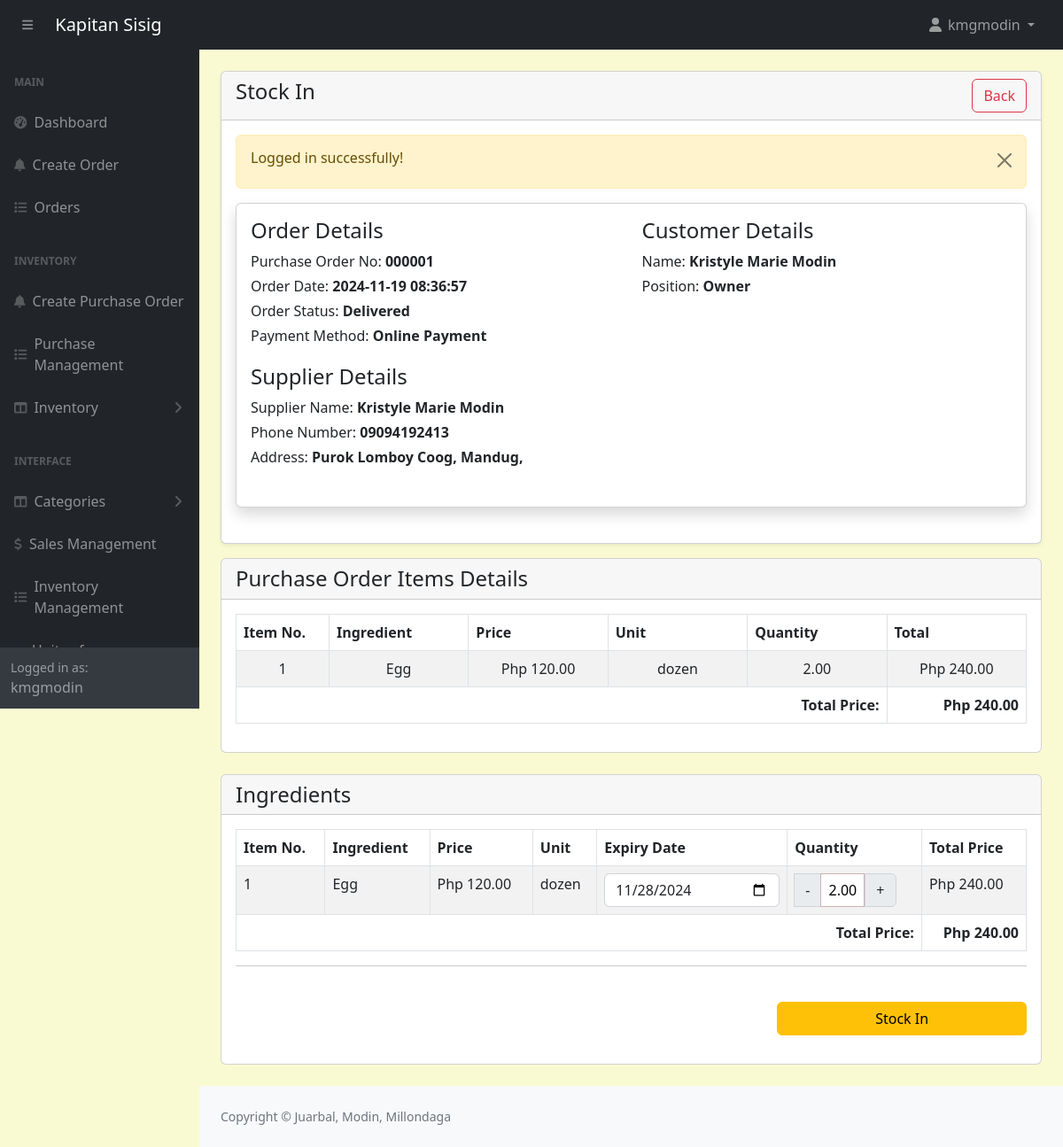
The app's page /admin/purchase-order-stock-in.php?track=000001 (signed in) with its own data.
### tables this page shows
CREATE TABLE `purchaseorders` (
  `id` int(11) NOT NULL,
  `customer_id` int(11) NOT NULL,
  `tracking_no` varchar(100) NOT NULL,
  `invoice_no` varchar(100) NOT NULL,
  `total_amount` varchar(100) NOT NULL,
  `order_date` datetime NOT NULL,
  `order_status` varchar(100) NOT NULL,
  `ingPayment_mode` varchar(100) NOT NULL,
  `order_placed_by_id` varchar(100) NOT NULL,
  `supplierName` varchar(100) NOT NULL
);

CREATE TABLE `suppliers` (
  `id` int(11) NOT NULL,
  `firstname` varchar(191) NOT NULL,
  `lastname` varchar(191) NOT NULL,
  `phonenumber` varchar(191) NOT NULL,
  `address` varchar(191) NOT NULL
);

CREATE TABLE `ingredients_items` (
  `id` int(11) NOT NULL,
  `order_id` int(11) NOT NULL,
  `ingredient_id` int(11) NOT NULL,
  `unit_id` int(11) NOT NULL,
  `price` decimal(10,2) NOT NULL,
  `quantity` decimal(10,2) NOT NULL
);

CREATE TABLE `ingredients` (
  `id` int(11) NOT NULL,
  `name` varchar(191) NOT NULL,
  `unit_id` int(11) NOT NULL,
  `category` varchar(191) NOT NULL,
  `quantity` decimal(10,2) NOT NULL,
  `reorder_point` decimal(10,2) NOT NULL
);

CREATE TABLE `units_of_measure` (
  `id` int(11) NOT NULL,
  `category_id` int(11) DEFAULT NULL,
  `uom_name` varchar(255) DEFAULT NULL,
  `type` enum('reference','bigger','smaller') DEFAULT NULL,
  `ratio` decimal(10,5) DEFAULT NULL,
  `active` tinyint(1) DEFAULT 1,
  `rounding_precision` decimal(10,5) DEFAULT NULL
);

### admin/purchase-order-stock-in.php (the view, shortened to what this page needs)
<?php
include('includes/header.php');
if (isset($_GET['track'])) {
    $order_track = $_GET['track'];
}
if (!isset($_SESSION['siItems']) || empty($_SESSION['siItems'])) {
    $query = "SELECT po.*, ii.ingredient_id, ii.quantity, ii.price, i.name AS ingredient_name, u.uom_name as unit_name, u.id as unit_id
              FROM purchaseOrders po
              JOIN ingredients_Items ii ON po.id = ii.order_id
              JOIN ingredients i ON ii.ingredient_id = i.id
              JOIN units_of_measure u ON ii.unit_id = u.id
              WHERE po.tracking_no = '$order_track'";
    $orders = mysqli_query($conn, $query);
}
?>
<div class="container-fluid px-4">
    <div class="card mt-4 shadow-sm">
        <div class="card-header">
            <h4 class="mb-0">Stock In
                <a href="purchase-orders.php" class="btn btn-outline-danger float-end">Back</a>
            </h4>
        </div>
        <div class="card-body">
            <?php
            $query = "SELECT po.*, a.* FROM purchaseOrders po, admins a WHERE
                        a.id = po.customer_id AND tracking_no='$order_track'
                        ORDER BY po.id DESC";
            $orders = mysqli_query($conn, $query);
            if($orders && mysqli_num_rows($orders) > 0){
                $orderData = mysqli_fetch_assoc($orders);
                $supplierName = $orderData['supplierName'];
                $supplier = mysqli_query($conn, "SELECT * FROM suppliers WHERE id = '$supplierName' LIMIT 1");
                $supplierData = mysqli_fetch_assoc($supplier);
            ?>
            <div class="card card-body shadow border-1 mb-4 ">
                <div class="row">
                    <div class="col-md-6">
                        <h4>Order Details</h4>
                        <label class="mb-1">
                            Purchase Order No: <span class="fw-bold"><?= htmlspecialchars($orderData['tracking_no'], ENT_QUOTES, 'UTF-8'); ?></span>
                        </label>
                        <br/>
                        <label class="mb-1">
                            Order Date: <span class="fw-bold"><?= htmlspecialchars($orderData['order_date'], ENT_QUOTES, 'UTF-8'); ?></span>
                        </label>
                        <br/>
                        <label class="mb-1">
                            Order Status: <span class="fw-bold"><?= htmlspecialchars($orderData['order_status'], ENT_QUOTES, 'UTF-8'); ?></span>
                        </label>
                        <br/>
                        <label class="mb-1">
                            Payment Method: <span class="fw-bold"><?= htmlspecialchars($orderData['ingPayment_mode'], ENT_QUOTES, 'UTF-8'); ?></span>
                        </label>
                        <br/>
                    </div>
                    <div class="col-md-6">
                        <h4>Customer Details</h4>
                        <label class="mb-1">
                            Name: <span class="fw-bold"><?= htmlspecialchars($orderData['firstname'], ENT_QUOTES, 'UTF-8'); ?> <?= htmlspecialchars($orderData['lastname'], ENT_QUOTES, 'UTF-8'); ?></span>
                        </label>
                        <br/>
                        <label class="mb-1">
                            Position:
                            <span class="fw-bold">
                                <?= $orderData['position'] == 1 ? 'Owner' : 'Employee'?>
                            </span>
                        </label>
                        <br/>
                        <br/>
                    </div>
                    <div class="col-md-6 pt-3">
                        <h4>Supplier Details</h4>
                        <label class="mb-1">
                            Supplier Name: <span class="fw-bold"><?= htmlspecialchars($supplierData['firstname'], ENT_QUOTES, 'UTF-8'); ?> <?= htmlspecialchars($supplierData['lastname'], ENT_QUOTES, 'UTF-8'); ?></span>
                        </label>
                        <br/>
                        <label class="mb-1">
                            Phone Number: <span class="fw-bold"><?= htmlspecialchars($supplierData['phonenumber'], ENT_QUOTES, 'UTF-8'); ?></span>
                        </label>
                        <br/>
                        <label class="mb-1">
                            Address: <span class="fw-bold"><?= htmlspecialchars($supplierData['address'], ENT_QUOTES, 'UTF-8'); ?></span>
                        </label>
                        <br/>
                        <br/>
                    </div>
                </div>
            </div>
        </div>
    </div>
    <div class="card mt-3 mb-4">
        <div class="card-header">
            <h4 class="mb-0">Purchase Order Items Details</h4>
        </div>
        <div class="card-body">
        <?php
                       $orderItemQuery = "
                       SELECT
                           ii.quantity as orderItemQuantity,
                           ii.price as orderItemPrice,
                           i.name as ingredientName,
                           uom.uom_name as unit_name
                       FROM purchaseOrders po
                       JOIN ingredients_items ii ON ii.order_id = po.id
                       JOIN ingredients i ON i.id = ii.ingredient_id
                       JOIN units_of_measure uom ON uom.id = ii.unit_id
                       WHERE po.tracking_no = '$order_track'
                        ";
                        $orderItemsRes = mysqli_query($conn, $orderItemQuery);
                        $i = 1;
                        if($orderItemsRes){
                            if(mysqli_num_rows($orderItemsRes) > 0){
                                $totalAmount = 0;
                                ?>
                                    <table class="table table-bordered table-striped">
                                        <thead>
                                            <tr>
                                                <th>Item No. </th>
                                                <th>Ingredient</th>
                                                <th>Price</th>
                                                <th>Unit</th>
                                                <th>Quantity</th>
                                                <th>Total</th>
                                            </tr>
                                        </thead>
                                        <tbody>
                                            <?php while($orderItemRow = mysqli_fetch_assoc($orderItemsRes)): ?>
                                                <tr>
                                                    <td width="10%" class=" text-center">
                                                        <?= $i++; ?>
                                                    </td>
                                                    <td width="15%" class=" text-center">
                                                        <?= $orderItemRow['ingredientName'];?>
                                                    </td>
                                                    <td width="15%" class="text-center">
                                                        Php <?= number_format($orderItemRow['orderItemPrice'], 2); ?>
                                                    </td>
                                                    <td width="15%" class=" text-center">
                                                        <?= $orderItemRow['unit_name'];?>
                                                    </td>
                                                    <td width="15%" class="text-center">
                                                        <?= $orderItemRow['orderItemQuantity']; ?>
                                                    </td>
                                                    <td width="15%" class="text-center">
                                                        Php <?= number_format($orderItemRow['orderItemPrice'] * $orderItemRow['orderItemQuantity'], 2); ?>
                                                    </td>
                                                </tr>
                                                <?php $totalAmount += $orderItemRow['orderItemPrice'] * $orderItemRow['orderItemQuantity']; ?>
                                            <?php endwhile; ?>
                                            <tr>
                                                <td colspan="5" class="text-end fw-bold">Total Price: </td>
                                                <td colspan="1" class="text-end fw-bold">Php <?= number_format($totalAmount, 2); ?></td>
                                            </tr>
                                        </tbody>
                                    </table>
                                <?php
                            }else{
                                echo ' <h5>No record Found!</h5>';
                                return false;
                            }
                        }else{
                            echo ' <h5>No record Found!</h5>';
                            return false;
                        }
                    ?>
        </div>
    </div>
    <div class="card mt-3 mb-4">
        <div class="card-header">
            <h4 class="mb-0">Ingredients</h4>
        </div>
        <div class="card-body" id="siArea">
            <?php
            } $i = 1;
            if (isset($_SESSION['siItems'])) {
                $sessionIngredients = $_SESSION['siItems'];
                if (!empty($sessionIngredients)) {
            ?>
                <div class="mb-3" id="siContent">
                    <table class="table table-bordered table-striped">
                        <thead>
                            <tr>
                                <th>Item No.</th>
                                <th>Ingredient</th>
                                <th>Price</th>
                                <th>Unit</th>
                                <th>Expiry Date</th>
                                <th>Quantity</th>
                                <th>Total Price</th>
                            </tr>
                        </thead>
                        <tbody>
                        <?php
                        $totalAmount = 0;
                        foreach ($sessionIngredients as $key => $item) :
                            $itemTotal = $item['price'] * $item['quantity'];
                            $totalAmount += $itemTotal;
                        ?>
                            <tr>
                                <td><?= $i++ ?></td>
                                <td><?= $item['name']; ?></td>
                                <td>Php <?= $item['price']; ?></td>
                                <td><?= $item['unit_name']; ?></td>
                                <td>
                                    <input type="date" id="expiry_date_<?= $item['ingredient_id']; ?>"
                                        name="expiry_date[<?= $item['ingredient_id']; ?>]"
                                        value="<?= $item['expiryDate']; ?>"
                                        class="form-control" required
                                        onchange="updateExpiryDate(<?= $item['ingredient_id']; ?>)">
                                </td>
                                <td>
                                    <div class="input-group qtyBox">
                                        <button class="input-group-text si-decrement">-</button>
                                        <input type="decimal" min="0" value="<?= $item['quantity']; ?>" class="qty quantityInput" />
                                        <button class="input-group-text si-increment">+</button>
                                    </div>
                                </td>
                                <td>Php <?= number_format($itemTotal, 2); ?></td>
                            </tr>
                        <?php endforeach; ?>
                            <tr>
                                <td colspan="6" class="text-end fw-bold">Total Price: </td>
                                <td colspan="1" class="text-end fw-bold">Php <?= number_format($totalAmount, 2); ?></td>
                            </tr>
                    </tbody>
                    </table>
                    <div>
                        <hr>
                        <div class="row">
                            <div class="col-md-8">
                            </div>
                            <div class="col-md-4">
                                <br/>
                                <button type="button" class="btn btn-warning w-100 stockInBtn">Stock In</button>
                            </div>
                        </div>
                    </div>
                </div>
            <?php
                } else {
                    echo '<h5>No items added</h5>';
                }
            } else {
                echo '<h5>No items added</h5>';
            }
            ?>
        </div>
    </div>
</div>
<?php include('includes/footer.php'); ?>

### admin/assets/css/custom.css (style rules this page uses)
body { margin: 0; font-family: system-ui, -apple-system, "Segoe UI", Roboto, "Helvetica Neue", "Noto Sans", "Liberation Sans", Arial, sans-serif; font-size: 1rem; font-weight: 400; line-height: 1.5; color: #212529; text-align: left; background-color: #FAFAD2; -webkit-text-size-adjust: 100%; -webkit-tap-highlight-color: rgba(0, 0, 0, 0); }
.quantityInput { width: 50px !important; padding: 6px 3px; text-align: center; border: 1px solid #cfb1b1; outline: 0; margin-right: 1px; }

### records on screen
purchaseorders: tracking_no "000001", order_date "2024-11-19 08:36:57", order_status "Delivered", ingPayment_mode "Online Payment", admins.firstname "Kristyle Marie", admins.lastname "Modin", ingredients.name "Egg", ingredients_items.price "120.00", units_of_measure.uom_name "dozen", expiryDate "11/28/2024", quantity "2.00", ingredients_items.price+quantity "240.00"
suppliers: firstname "Kristyle Marie", lastname "Modin", phonenumber "09094192413", address "Purok Lomboy Coog, Mandug,"
ingredients_items: ingredient.name "Egg", price "120.00", units_of_measure.uom_name "dozen", quantity "2.00", $orderItemRow['orderItemPrice'] * $orderItemRow['orderItemQuantity'] "240.00"

### other values on screen
$_SESSION['loggedInUser']['username'] "kmgmodin"
$_SESSION['message'] "Logged in successfully!"
$totalAmount "240.00"
